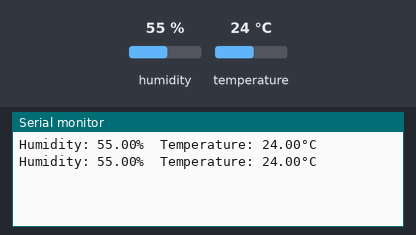
Simulated run of this sketch. Board: ESP32. Shown: the last lines printed to the serial monitor. Inputs (shaded band) come from the test bench; at power-on: humidity 55 %, temperature 24 °C.

Above: at 2.8 s.
2.9 s: humidity set to 22 %
At 5.0 s:
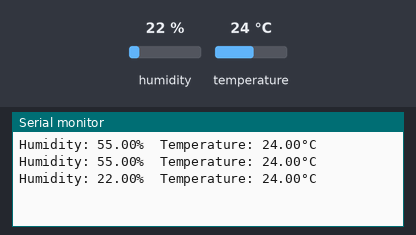
5.6 s: temperature set to 12 °C
At 7.4 s:
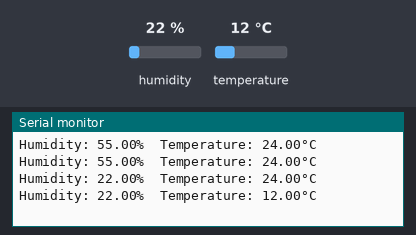
8.3 s: humidity set to 40 %
At 11.0 s:
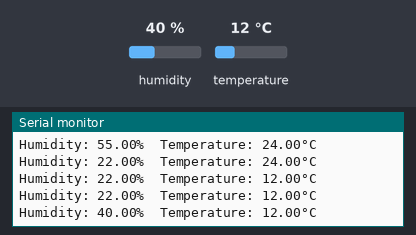
Timing chart, 0 to 12.5 s (numbered marks = the images above; inputs shaded):
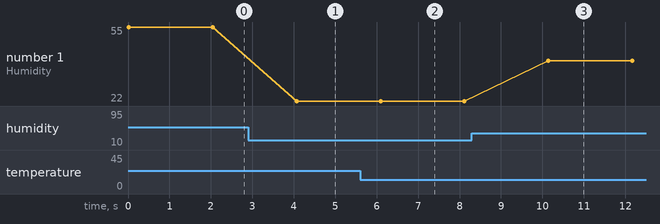

The sketch:

dht_basic.ino
```cpp
#include <DHT.h>
#define DHTPIN 18   // Digital pin connected to the DHT sensor
#define DHTTYPE DHT11   // DHT 11


// Initialisation du capteur DHT
DHT dht11(DHTPIN, DHTTYPE);


void setup() {
  Serial.begin(9600);
  dht11.begin();
}


void loop() {
  // Lecture des données du capteur
  float h = dht11.readHumidity();
  float t = dht11.readTemperature();


  // Vérification si des erreurs se sont produites lors de la lecture
  if (isnan(h) || isnan(t)) {
    Serial.println(F("Failed to read from DHT sensor!"));

  } else {
    // Affichage des valeurs sur le moniteur série
    Serial.print(F("Humidity: "));
    Serial.print(h);
    Serial.print(F("%  Temperature: "));
    Serial.print(t);
    Serial.println(F("°C "));
  }


  delay(2000); // Attendre 2 secondes entre chaque mesure
}
```

Measured:
- after the input at 2.9 s, the serial monitor: prints a new line after 1.2 s (image 1)
- after the input at 5.6 s, the serial monitor: prints a new line after 0.49 s (image 2)
- after the input at 8.3 s, the serial monitor: prints a new line after 1.8 s (image 3)
- plotted number 1: 55 → 22 after the input at 2.9 s, 22 → 40 after the input at 8.3 s
